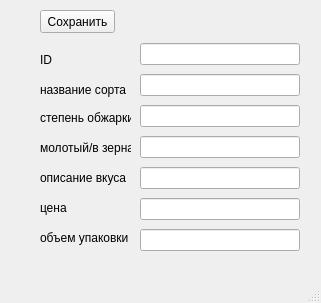
<?xml version="1.0" encoding="UTF-8"?>
<ui version="4.0">
 <class>MainWindow</class>
 <widget class="QMainWindow" name="MainWindow">
  <property name="geometry">
   <rect>
    <x>0</x>
    <y>0</y>
    <width>321</width>
    <height>303</height>
   </rect>
  </property>
  <property name="windowTitle">
   <string>MainWindow</string>
  </property>
  <widget class="QWidget" name="centralwidget">
   <widget class="QWidget" name="verticalLayoutWidget">
    <property name="geometry">
     <rect>
      <x>140</x>
      <y>40</y>
      <width>160</width>
      <height>221</height>
     </rect>
    </property>
    <layout class="QVBoxLayout" name="verticalLayout">
     <item>
      <widget class="QLineEdit" name="lineEdit"/>
     </item>
     <item>
      <widget class="QLineEdit" name="lineEdit_2"/>
     </item>
     <item>
      <widget class="QLineEdit" name="lineEdit_3"/>
     </item>
     <item>
      <widget class="QLineEdit" name="lineEdit_4"/>
     </item>
     <item>
      <widget class="QLineEdit" name="lineEdit_5"/>
     </item>
     <item>
      <widget class="QLineEdit" name="lineEdit_6"/>
     </item>
     <item>
      <widget class="QLineEdit" name="lineEdit_7"/>
     </item>
    </layout>
   </widget>
   <widget class="QLabel" name="label">
    <property name="geometry">
     <rect>
      <x>40</x>
      <y>50</y>
      <width>91</width>
      <height>20</height>
     </rect>
    </property>
    <property name="text">
     <string>ID</string>
    </property>
   </widget>
   <widget class="QLabel" name="label_2">
    <property name="geometry">
     <rect>
      <x>40</x>
      <y>80</y>
      <width>91</width>
      <height>20</height>
     </rect>
    </property>
    <property name="text">
     <string>название сорта</string>
    </property>
   </widget>
   <widget class="QLabel" name="label_3">
    <property name="geometry">
     <rect>
      <x>40</x>
      <y>110</y>
      <width>91</width>
      <height>16</height>
     </rect>
    </property>
    <property name="text">
     <string>степень обжарки</string>
    </property>
   </widget>
   <widget class="QLabel" name="label_4">
    <property name="geometry">
     <rect>
      <x>40</x>
      <y>140</y>
      <width>91</width>
      <height>16</height>
     </rect>
    </property>
    <property name="text">
     <string>молотый/в зернах</string>
    </property>
   </widget>
   <widget class="QLabel" name="label_5">
    <property name="geometry">
     <rect>
      <x>40</x>
      <y>170</y>
      <width>91</width>
      <height>16</height>
     </rect>
    </property>
    <property name="text">
     <string>описание вкуса</string>
    </property>
   </widget>
   <widget class="QLabel" name="label_6">
    <property name="geometry">
     <rect>
      <x>40</x>
      <y>200</y>
      <width>91</width>
      <height>16</height>
     </rect>
    </property>
    <property name="text">
     <string>цена</string>
    </property>
   </widget>
   <widget class="QLabel" name="label_7">
    <property name="geometry">
     <rect>
      <x>40</x>
      <y>230</y>
      <width>91</width>
      <height>16</height>
     </rect>
    </property>
    <property name="text">
     <string>объем упаковки</string>
    </property>
   </widget>
   <widget class="QPushButton" name="pushButton_2">
    <property name="geometry">
     <rect>
      <x>40</x>
      <y>10</y>
      <width>75</width>
      <height>23</height>
     </rect>
    </property>
    <property name="text">
     <string>Сохранить</string>
    </property>
   </widget>
  </widget>
  <widget class="QMenuBar" name="menubar">
   <property name="geometry">
    <rect>
     <x>0</x>
     <y>0</y>
     <width>321</width>
     <height>21</height>
    </rect>
   </property>
  </widget>
  <widget class="QStatusBar" name="statusbar"/>
 </widget>
 <resources/>
 <connections/>
</ui>
